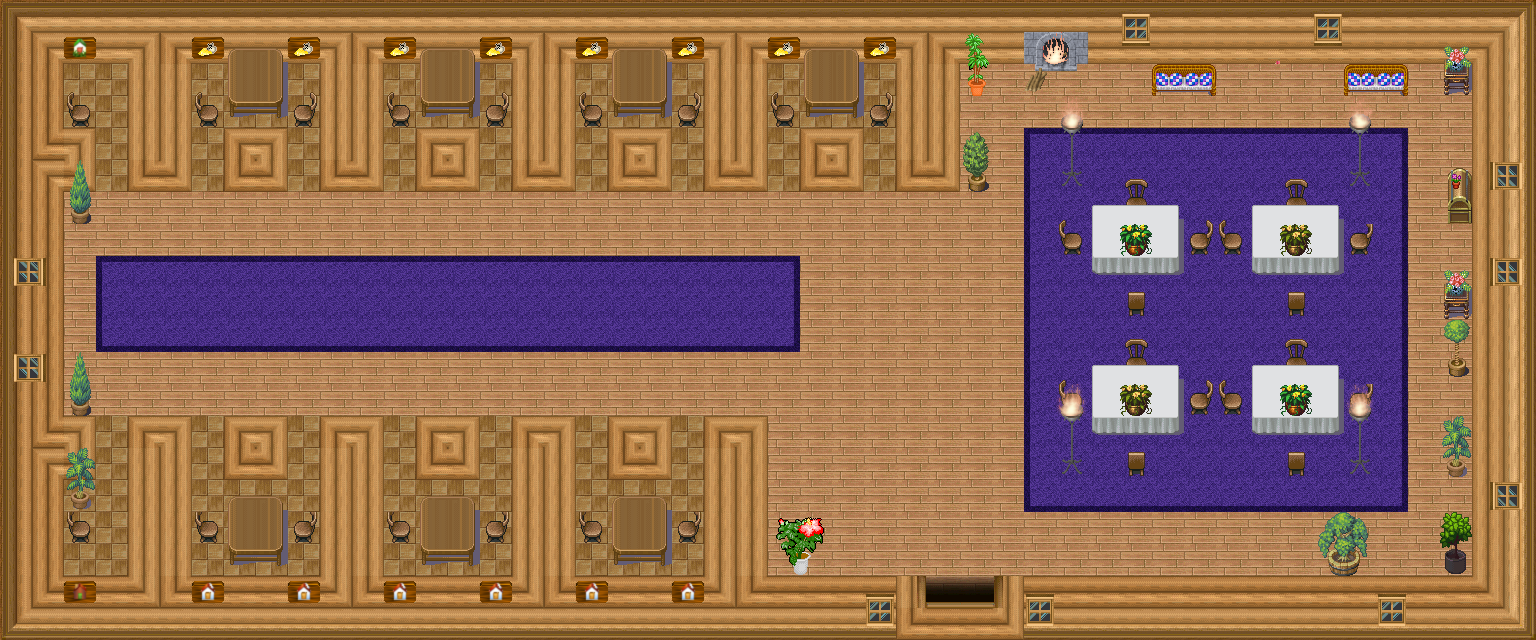

This game map was drawn from its Tiled (.tmx) file and the tilesets committed beside it. A one-line description and the trimmed map source follow:
An orthogonal 48x20 tile map with 32x32 px tiles, 6 tile layers (0_floor, 1_terrain, 2_object, 3_roof, ...), 2 hidden layers not drawn, 40 tilesets.

<map version="1.0" orientation="orthogonal" renderorder="right-down" width="48" height="20" tilewidth="32" tileheight="32" nextobjectid="1">
 <tileset firstgid="1" name="flower_vase" tilewidth="32" tileheight="32" tilecount="3" columns="3">
  <image source="../../tileset/plant/indoor/flower_vase.png" width="96" height="32" />
 </tileset>
 <tileset firstgid="4" name="collision" tilewidth="32" tileheight="32" tilecount="1" columns="1">
  <image source="../../tileset/logic/collision.png" width="32" height="32" />
 </tileset>
 <tileset firstgid="5" name="protection" tilewidth="32" tileheight="32" tilecount="2" columns="2">
  <image source="../../tileset/logic/protection.png" width="64" height="32" />
 </tileset>
 <tileset firstgid="7" name="banner" tilewidth="32" tileheight="32" tilecount="20" columns="1">
  <image source="../../tileset/pol/wyposazenie/banner.png" width="32" height="640" />
 </tileset>
 <tileset firstgid="27" name="schody" tilewidth="32" tileheight="32" tilecount="12" columns="2">
  <image source="../../tileset/building/stairs/stairs.png" width="64" height="192" />
 </tileset>
 <tileset firstgid="39" name="sciany" tilewidth="32" tileheight="32" tilecount="27" columns="3">
  <image source="../../tileset/pol/waly/int_plazy.png" width="96" height="288" />
 </tileset>
 <tileset firstgid="66" name="drzwi" tilewidth="32" tileheight="32" tilecount="15" columns="5">
  <image source="../../tileset/pol/domki/drzwi/door_drewno_int.png" width="160" height="96" />
 </tileset>
 <tileset firstgid="81" name="banerinv" tilewidth="32" tileheight="32" tilecount="6" columns="1">
  <image source="../../tileset/pol/chests_banner_invert.png" width="32" height="192" />
 </tileset>
 <tileset firstgid="87" name="okna" tilewidth="32" tileheight="32" tilecount="16" columns="8">
  <image source="../../tileset/pol/domki/okna/window_drewno.png" width="256" height="64" />
 </tileset>
 <tileset firstgid="103" name="chestbanner" tilewidth="32" tileheight="32" tilecount="6" columns="1">
  <image source="../../tileset/building/decoration/chests_banner.png" width="32" height="192" />
 </tileset>
 <tileset firstgid="109" name="kafle" tilewidth="32" tileheight="32" tilecount="80" columns="16">
  <image source="../../tileset/pol/domki/podloga/kafelki_rozne.png" width="512" height="160" />
 </tileset>
 <tileset firstgid="189" name="piec" tilewidth="32" tileheight="32" tilecount="4" columns="2">
  <image source="../../tileset/building/decoration/wood_fire.png" width="64" height="64" />
 </tileset>
 <tileset firstgid="193" name="laweczki" tilewidth="32" tileheight="32" tilecount="4" columns="4">
  <image source="../../tileset/pol/wyposazenie/lawki_krzesla/fotele_wiklina.png" width="128" height="32" />
 </tileset>
 <tileset firstgid="197" name="ognik" tilewidth="32" tileheight="32" tilecount="12" columns="12">
  <image source="../../tileset/pol/oswietlenie/flames_half.png" width="384" height="32" />
 </tileset>
 <tileset firstgid="209" name="skrzynki" tilewidth="32" tileheight="32" tilecount="4" columns="2">
  <image source="../../tileset/pol/wyposazenie/skrzynie.png" width="64" height="64" />
 </tileset>
 <tileset firstgid="213" name="dywan" tilewidth="32" tileheight="32" tilecount="9" columns="3">
  <image source="../../tileset/pol/domki/podloga/dywan_fiolet.png" width="96" height="96" />
 </tileset>
 <tileset firstgid="222" name="kwiatki" tilewidth="32" tileheight="32" tilecount="2" columns="1">
  <image source="../../tileset/pol/natura/kwiaty/warownia_kwiaty.png" width="32" height="64" />
 </tileset>
 <tileset firstgid="224" name="1" tilewidth="32" tileheight="32" tilecount="32" columns="16">
  <image source="../../tileset/pol/natura/kwiaty/roslinki_doniczki.png" width="512" height="64" />
 </tileset>
 <tileset firstgid="256" name="2" tilewidth="32" tileheight="32" tilecount="32" columns="16">
  <image source="../../tileset/pol/natura/kwiaty/roslinki_drzewka.png" width="512" height="64" />
 </tileset>
 <tileset firstgid="288" name="krzesla" tilewidth="32" tileheight="32" tilecount="20" columns="5">
  <image source="../../tileset/pol/wyposazenie/lawki_krzesla/krzesla.png" width="160" height="128" />
 </tileset>
 <tileset firstgid="308" name="stol" tilewidth="32" tileheight="32" tilecount="9" columns="3">
  <image source="../../tileset/pol/wyposazenie/stoly/drewniany_stol2.png" width="96" height="96" />
 </tileset>
 <tileset firstgid="317" name="square" tilewidth="32" tileheight="32" tilecount="1" columns="1">
  <image source="../../tileset/furniture/table/square.png" width="32" height="32" />
 </tileset>
 <tileset firstgid="318" name="dywan" tilewidth="32" tileheight="32" tilecount="9" columns="3">
  <image source="../../tileset/pol/domki/podloga/dywan_czerwien.png" width="96" height="96" />
 </tileset>
 <tileset firstgid="327" name="prezenty" tilewidth="32" tileheight="32" tilecount="5" columns="5">
  <image source="../../tileset/pol/wyposazenie/present.png" width="160" height="32" />
 </tileset>
 <tileset firstgid="332" name="choinka" tilewidth="32" tileheight="32" tilecount="40" columns="5">
  <image source="../../tileset/pol/choinka.png" width="160" height="256" />
 </tileset>
 <tileset firstgid="372" name="cwiet" tilewidth="32" tileheight="32" tilecount="3" columns="3">
  <image source="../../tileset/building/decoration/holly_garlands.png" width="96" height="32" />
 </tileset>
 <tileset firstgid="375" name="takie" tilewidth="32" tileheight="32" tilecount="6" columns="2">
  <image source="../../tileset/building/decoration/wreaths.png" width="64" height="96" />
 </tileset>
 <tileset firstgid="381" name="banki" tilewidth="32" tileheight="32" tilecount="16" columns="4">
  <image source="../../tileset/pol/choinka_banki.png" width="128" height="128" />
 </tileset>
 <tileset firstgid="397" name="iron_lamp" tilewidth="32" tileheight="32" tilecount="3" columns="1">
  <image source="../../tileset/furniture/light/iron_lamp.png" width="32" height="96" />
 </tileset>
 <tileset firstgid="400" name="flames" tilewidth="32" tileheight="32" tilecount="6" columns="6">
  <image source="../../tileset/furniture/light/flames.png" width="192" height="32" />
 </tileset>
 <tileset firstgid="406" name="swieczka" tilewidth="32" tileheight="32" tilecount="4" columns="4">
  <image source="../../tileset/pol/oswietlenie/swieczka.png" width="128" height="32" />
 </tileset>
 <tileset firstgid="410" name="drewniany_stol_obrus" tilewidth="32" tileheight="32" tilecount="9" columns="3">
  <image source="../../tileset/pol/wyposazenie/stoly/drewniany_stol_obrus.png" width="96" height="96" />
 </tileset>
 <tileset firstgid="419" name="chests_banner" tilewidth="32" tileheight="32" tilecount="6" columns="1">
  <image source="../../tileset/building/decoration/chests_banner.png" width="32" height="192" />
 </tileset>
 <tileset firstgid="425" name="banner_rotated_gm" tilewidth="32" tileheight="32" tilecount="6" columns="6">
  <image source="../../tileset/building/decoration/banner_rotated_gm.png" width="192" height="32" />
 </tileset>
 <tileset firstgid="431" name="banner" tilewidth="32" tileheight="32" tilecount="14" columns="1">
  <image source="../../tileset/building/decoration/banner.png" width="32" height="448" />
 </tileset>
 <tileset firstgid="445" name="choinka" tilewidth="32" tileheight="32" tilecount="40" columns="5">
  <image source="../../tileset/pol/choinka.png" width="160" height="256" />
 </tileset>
 <tileset firstgid="485" name="choinka_banki" tilewidth="32" tileheight="32" tilecount="16" columns="4">
  <image source="../../tileset/pol/choinka_banki.png" width="128" height="128" />
 </tileset>
 <tileset firstgid="501" name="mruganie" tilewidth="32" tileheight="32" tilecount="20" columns="4">
  <image source="../../tileset/furniture/light/xmas_lights.png" width="128" height="160" />
 </tileset>
 <tileset firstgid="521" name="wreaths" tilewidth="32" tileheight="32" tilecount="6" columns="2">
  <image source="../../tileset/building/decoration/wreaths.png" width="64" height="96" />
 </tileset>
 <tileset firstgid="527" name="jewelry" tilewidth="32" tileheight="32" tilecount="41" columns="41">
  <image source="../../tileset/logic/item/jewelry.png" width="1312" height="32" />
 </tileset>
 <layer name="0_floor" width="48" height="20">
  <data>[960 cells, 960 non-empty, 13 distinct tile ids]</data>
 </layer>
 <layer name="1_terrain" width="48" height="20">
  <data>[960 cells, 430 non-empty, 45 distinct tile ids]</data>
 </layer>
 <layer name="2_object" width="48" height="20">
  <data>[960 cells, 122 non-empty, 33 distinct tile ids]</data>
 </layer>
 <layer name="3_roof" width="48" height="20">
  <data>[960 cells, 46 non-empty, 25 distinct tile ids]</data>
 </layer>
 <layer name="4_roof_add" width="48" height="20">
  <data>[960 cells, 4 non-empty, 4 distinct tile ids]</data>
 </layer>
 <layer name="objects" width="48" height="20">
  <data>[960 cells, 0 non-empty, 0 distinct tile ids]</data>
 </layer>
 <layer name="collision" width="48" height="20" visible="0" opacity="0.4">
  <data>[960 cells, 424 non-empty, 1 distinct tile ids]</data>
 </layer>
 <layer name="protection" width="48" height="20" visible="0">
  <data>[960 cells, 960 non-empty, 1 distinct tile ids]</data>
 </layer>
</map>
